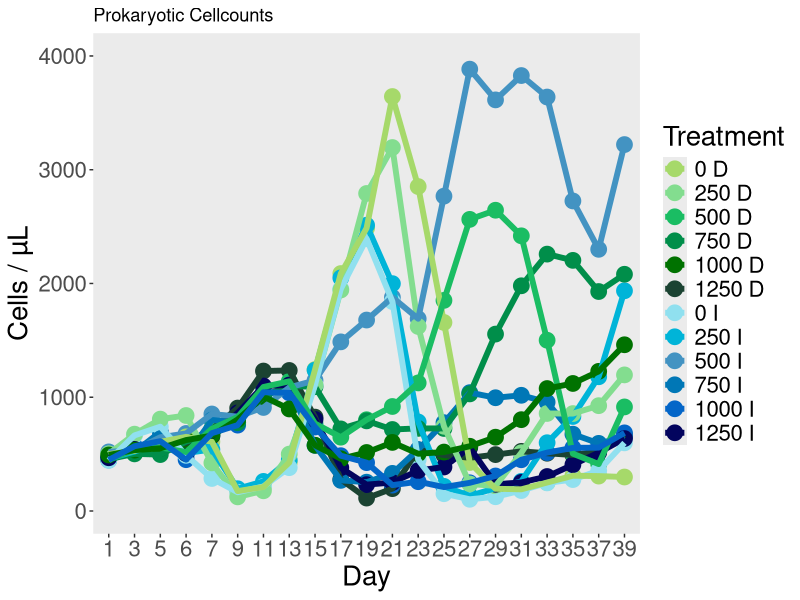

Write R code to recreate this figure.
## ---- chunk 1
install.packages("tidyverse")
install.packages("ragg")
install.packages("textshaping")
## ---- chunk 2
library("ggplot2")
library("tidyverse")
## ---- chunk 3
setwd("/changeworkingdirectory")# change directory here
Count_data_raw <- read.csv("cellcount_data.csv", sep ="\t" )
## ---- chunk 4
Count_data <- as.data.frame(t(Count_data_raw))# transpose it is for me more comfortable to have the mesocosms as columns and the day as rows
colnames(Count_data) <- Count_data[1,]# change the colnames accordingly to the mesocosm treatment
Count_data <- Count_data[-1,] #remove the first column

Day <- rownames(Count_data) #extract the rownames
Day_order <- substr(Day,2,nchar(Day))# and order them
Treatment_order <- c("0 D","250 D","500 D", "750 D", "1000 D", "1250 D",
                     "0 I","250 I","500 I", "750 I", "1000 I", "1250 I") # also order the Treatments 

Plot_df<- cbind(Count_data,Day_order)
Plot_df_tidy <- Plot_df %>% 
  pivot_longer(cols = colnames(Count_data) , names_to = "Treatment", values_to = "Value")  

#set the columns to have the correct data type for plotting
Plot_df_tidy$Day_order <- factor(Plot_df_tidy$Day_order, levels = Day_order)
Plot_df_tidy$Treatment <- factor(Plot_df_tidy$Treatment, levels = Treatment_order )
Plot_df_tidy$Value <- as.numeric(Plot_df_tidy$Value) 

## ---- chunk 5
line_type <- c("0 D"= "dashed","250 D" = "dashed","500 D"= "dashed", "750 D"= "dashed", 
                 "1000 D" = "dashed","1250 D"= "dashed", "0 I" = "solid", "250 I" = "solid", 
                 "500 I" = "solid", "750 I" = "solid","1000 I" = "solid","1250 I" = "solid") 

color_scheme <- c("#A6D96A", "#83DD8F","#1ABD63", "#008E4A", "#007200", "#1B4332",
                              "#90E0EF","#00B4D8" ,"#4393C2", "#0077B6", "#0466C8", "#03045E")
## ---- chunk 6
Cellcount_plot<- ggplot(Plot_df_tidy, aes(Day_order,Value, color = Treatment), ylab="Cells / µL", linetype = line_type) +
  scale_color_manual(values=color_scheme) +
  geom_point(group=Plot_df_tidy$Treatment, size = 5) + 
  geom_line(group=Plot_df_tidy$Treatment, linewidth = 2) +
  scale_shape_manual(values=c(25,23,22,21,24,8,25,23,22,21,24,8)) +
  scale_linetype_manual()+
  scale_y_continuous(limits = c(0,4000))+
  labs(x="Day", y="Cells / µL", title = "Prokaryotic Cellcounts" )+
  theme(panel.grid = element_blank())+
  theme(axis.title = element_text(size = 20))+
  theme(axis.text = element_text(size = 16))+ 
  theme(legend.title = element_text(size = 20))+
  theme(legend.text = element_text(size = 16))

## ---- chunk 7
ggsave("Cellcount_plot.png", Cellcount_plot, dpi = 300, width = 18, height = 14)

